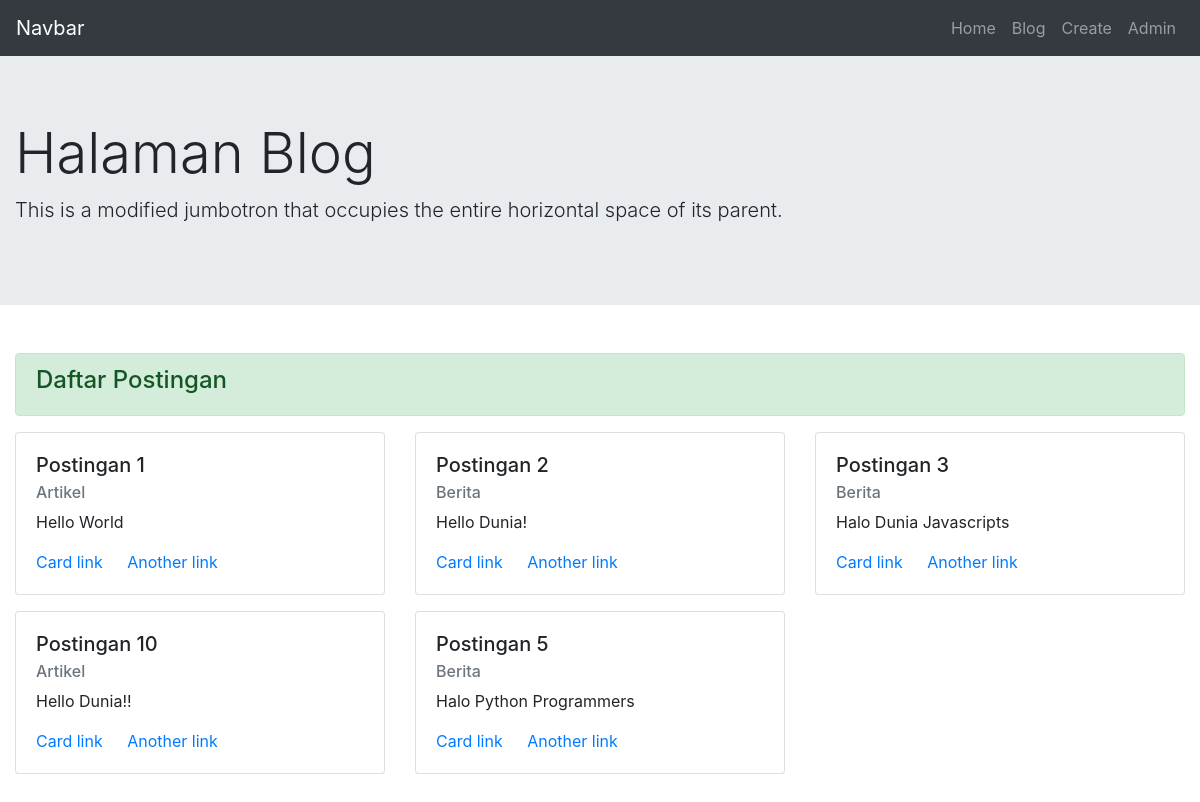
Screenshot of /blog/ with the database file from the repository.
### blog/models.py (models this page shows, shortened)
class PostModel(models.Model):
    judul = models.CharField(
        max_length=100,
        validators=[validasi_judul]
    )
    body = models.TextField(max_length=300)
    PILIHAN = (
        ('artikel', 'Artikel'),
        ('blog', 'Blog'),
        ('berita', 'Berita'),
    )
    category = models.CharField(
        max_length=20,
        choices=PILIHAN,
        default='-'
    )
    published = models.DateTimeField(auto_now_add=True)
    updated = models.DateTimeField(auto_now=True)

### blog/views.py (the view)
# urls.py: path('', views.index, name='index'),
def index(request):
    post_data = PostModel.objects.all()
    context = {
        'title_page': "Blog",
        'sub_title': "Halaman Blog",
        'post_data': post_data
    }
    return render(request, 'blog/index.html', context)

### blog/templates/blog/index.html
{% extends 'base.html' %}
{% block additional_navbar %}
<li class="nav-item">
    <a class="nav-link" href="{% url 'blog:create' %}">Create</a>
</li>
{% endblock additional_navbar %}
{% block content %}
<div class="alert alert-success" role="alert">
    <h4 class="alert-heading">Daftar Postingan</h4>
</div>
<div class="row">
    {% for post in post_data %}
    <div class="col-lg-4 mb-3">
        <div class="card">
            <div class="card-body">
                <h5 class="card-title">{{post.judul}}</h5>
                <h6 class="card-subtitle mb-2 text-muted">{{post.category.capitalize}}</h6>
                <p class="card-text">{{post.body|truncatechars:100}}</p>
                <a href="#" class="card-link">Card link</a>
                <a href="#" class="card-link">Another link</a>
            </div>
        </div>
    </div>
    {% endfor %}
</div>
{% endblock content %}

### templates/base.html (shortened to what this page needs)
{% load static %}
<!DOCTYPE html>
<html lang="en">
    <head>
        <link rel="stylesheet" href="{% static 'vendor/bootstrap/bootstrap.css' %}">
    </head>
    <body>
        <header>
            <nav class="navbar navbar-expand-lg navbar-dark bg-dark">
                <a class="navbar-brand" href="#">Navbar</a>
                <div class="collapse navbar-collapse" id="navbarSupportedContent">
                    <ul class="navbar-nav ml-auto">
                        {% block main_navbar %}
                        <li class="nav-item">
                            <a class="nav-link" href="{% url 'index' %}">Home</a>
                        </li>
                        <li class="nav-item">
                            <a class="nav-link" href="{% url 'blog:index' %}">Blog</a>
                        </li>
                        {% block additional_navbar %}
                        {% endblock additional_navbar %}
                        <li class="nav-item">
                            <a class="nav-link" href="{% url 'admin:index' %}">Admin</a>
                        </li>
                        {% endblock main_navbar %}
                    </ul>
                </div>
            </nav>
            <div class="jumbotron jumbotron-fluid">
                <div class="container-fluid">
                    <h1 class="display-4">{{sub_title}}</h1>
                    <p class="lead">This is a modified jumbotron that occupies the entire horizontal space of its
                        parent.</p>
                </div>
            </div>
        </header>
        <main>
            <article>
                <div class="container-fluid mb-3 mt-5">
                    {% block content %}
                    {% endblock content %}
                </div>
            </article>
        </main>
    </body>
</html>

### rows the page displays
PostModel: judul "Postingan 1", category "Artikel", body "Hello World"
PostModel: judul "Postingan 2", category "Berita", body "Hello Dunia!"
PostModel: judul "Postingan 3", category "Berita", body "Halo Dunia Javascripts"
PostModel: judul "Postingan 10", category "Artikel", body "Hello Dunia!!"
PostModel: judul "Postingan 5", category "Berita", body "Halo Python Programmers"

### other values shown
{{ sub_title }} "Halaman Blog"
